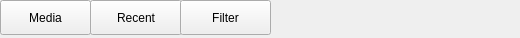
<?xml version="1.0" encoding="UTF-8"?>
<ui version="4.0">
 <class>ResourceButtonDockWidget</class>
 <widget class="QDockWidget" name="ResourceButtonDockWidget">
  <property name="geometry">
   <rect>
    <x>0</x>
    <y>0</y>
    <width>520</width>
    <height>38</height>
   </rect>
  </property>
  <property name="windowTitle">
   <string>DockWidget</string>
  </property>
  <widget class="QWidget" name="dockWidgetContents">
   <widget class="QPushButton" name="m_showPlaylistDock">
    <property name="geometry">
     <rect>
      <x>0</x>
      <y>0</y>
      <width>91</width>
      <height>35</height>
     </rect>
    </property>
    <property name="text">
     <string>Media</string>
    </property>
   </widget>
   <widget class="QPushButton" name="m_showRecentDock">
    <property name="geometry">
     <rect>
      <x>90</x>
      <y>0</y>
      <width>92</width>
      <height>35</height>
     </rect>
    </property>
    <property name="text">
     <string>Recent</string>
    </property>
   </widget>
   <widget class="QPushButton" name="m_showFilterDock">
    <property name="geometry">
     <rect>
      <x>180</x>
      <y>0</y>
      <width>91</width>
      <height>35</height>
     </rect>
    </property>
    <property name="text">
     <string>Filter</string>
    </property>
   </widget>
  </widget>
 </widget>
 <resources/>
 <connections/>
</ui>
